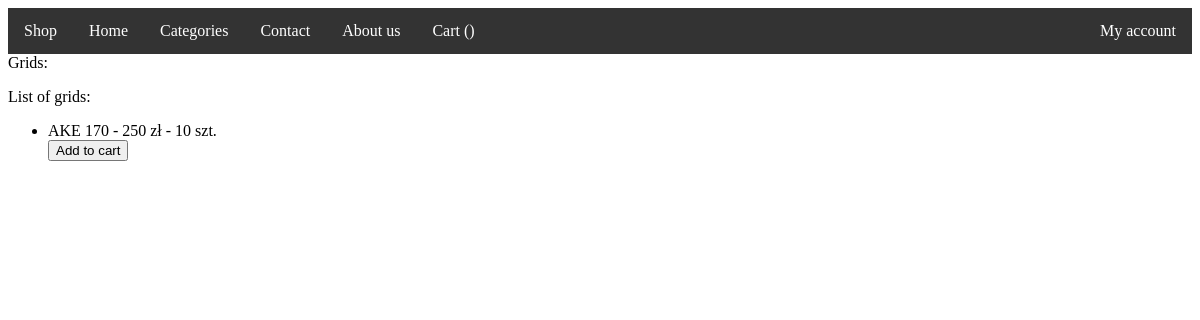
The page /grids/ on the database as committed earlier.
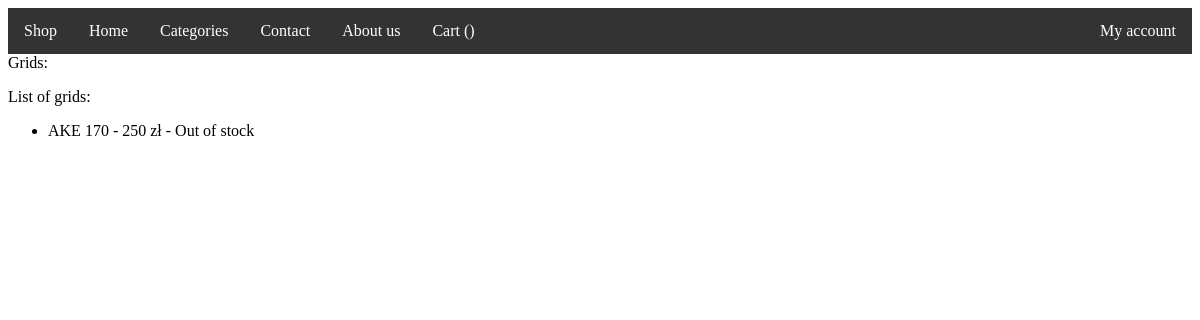
The same page on the database as committed later.
### shop/models.py (models this page shows, shortened)
class Product(models.Model):
    category_choices = (
        (0, 'Tapes'),
        (1, 'Glues'),
        (2, 'Grids'),
        (3, 'Gloves'),
    )
    category = models.IntegerField(default=0, choices=category_choices)
    name = models.CharField(max_length=200)
    price = models.IntegerField(default=0)
    product_id = models.IntegerField(default=0)
    number = models.IntegerField(default=0)

### shop/views.py (the view)
# urls.py: path("grids/", views.grids, name="grids"),
def grids(response):
    products = Product.objects.filter(category=2)
    return render(response, "main/grids.html", {"products": products})

### shop/templates/main/grids.html (shortened to what this page needs)
{% extends "main/base.html" %}
{% block title %}
Grids:
{% endblock %}
{% block content %}
<p>List of grids:</p>
    <ul>
        {% for product in products %}
<li>
                <a>{{ product.name }} - {{ product.price }} zł -
                    {% if product.number > 0 %}
                    {{ product.number }} szt.
                            <form action="{% url 'add_to_cart' product.id %}" method="post">
            <button type="submit">Add to cart</button>
        </form>
                    {% else %}
                    <a>Out of stock</a>
                    {% endif %}</a>
</li>
        {% endfor %}
    </ul>
{% endblock %}

Rows that differ between the two databases and show on the page:
changed Product "AKE 170": number "10" → (not shown); number "szt. Add to cart" → "Out of stock"
